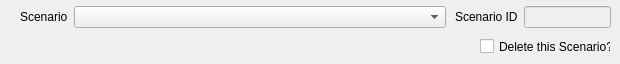
           <widget class="QWidget" name="page_15">
            <widget class="QCheckBox" name="checkBox_2">
             <property name="geometry">
              <rect>
               <x>480</x>
               <y>38</y>
               <width>131</width>
               <height>17</height>
              </rect>
             </property>
             <property name="text">
              <string>Delete this Scenario?</string>
             </property>
            </widget>
            <widget class="QWidget" name="layoutWidget">
             <property name="geometry">
              <rect>
               <x>20</x>
               <y>6</y>
               <width>426</width>
               <height>22</height>
              </rect>
             </property>
             <layout class="QHBoxLayout" name="horizontalLayout_24">
              <item>
               <widget class="QLabel" name="label_55">
                <property name="sizePolicy">
                 <sizepolicy hsizetype="Maximum" vsizetype="Preferred">
                  <horstretch>0</horstretch>
                  <verstretch>0</verstretch>
                 </sizepolicy>
                </property>
                <property name="text">
                 <string>Scenario</string>
                </property>
               </widget>
              </item>
              <item>
               <widget class="QComboBox" name="comboBox_211"/>
              </item>
             </layout>
            </widget>
            <widget class="QWidget" name="layoutWidget">
             <property name="geometry">
              <rect>
               <x>455</x>
               <y>6</y>
               <width>156</width>
               <height>22</height>
              </rect>
             </property>
             <layout class="QHBoxLayout" name="horizontalLayout_43">
              <item>
               <widget class="QLabel" name="label_50">
                <property name="sizePolicy">
                 <sizepolicy hsizetype="Maximum" vsizetype="Preferred">
                  <horstretch>0</horstretch>
                  <verstretch>0</verstretch>
                 </sizepolicy>
                </property>
                <property name="text">
                 <string>Scenario ID</string>
                </property>
               </widget>
              </item>
              <item>
               <widget class="QLineEdit" name="lineEdit_23">
                <property name="enabled">
                 <bool>false</bool>
                </property>
                <property name="sizePolicy">
                 <sizepolicy hsizetype="Preferred" vsizetype="Fixed">
                  <horstretch>0</horstretch>
                  <verstretch>0</verstretch>
                 </sizepolicy>
                </property>
               </widget>
              </item>
             </layout>
            </widget>
           </widget>
